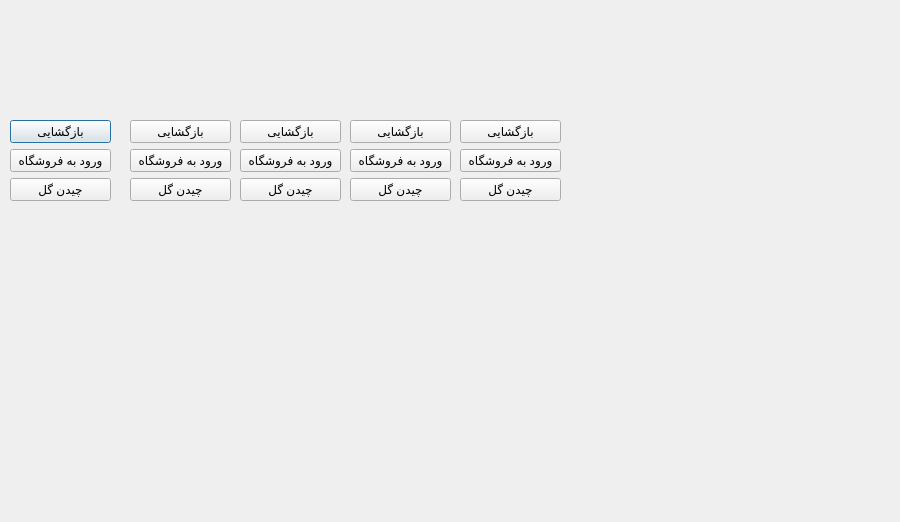
<?xml version="1.0" encoding="UTF-8"?>
<ui version="4.0">
 <class>second</class>
 <widget class="QDialog" name="second">
  <property name="geometry">
   <rect>
    <x>0</x>
    <y>0</y>
    <width>900</width>
    <height>522</height>
   </rect>
  </property>
  <property name="windowTitle">
   <string>Dialog</string>
  </property>
  <property name="styleSheet">
   <string notr="true">background-image: url(:/new/prefix1/background.png);</string>
  </property>
  <widget class="QWidget" name="layoutWidget">
   <property name="geometry">
    <rect>
     <x>10</x>
     <y>30</y>
     <width>101</width>
     <height>171</height>
    </rect>
   </property>
   <layout class="QVBoxLayout" name="verticalLayout">
    <item>
     <widget class="QLabel" name="labelName1">
      <property name="text">
       <string/>
      </property>
     </widget>
    </item>
    <item>
     <widget class="QPushButton" name="openButton1">
      <property name="text">
       <string>بازگشایی</string>
      </property>
     </widget>
    </item>
    <item>
     <widget class="QPushButton" name="selectButton1">
      <property name="text">
       <string>ورود به فروشگاه</string>
      </property>
     </widget>
    </item>
    <item>
     <widget class="QPushButton" name="saleButton1">
      <property name="text">
       <string>چیدن گل</string>
      </property>
     </widget>
    </item>
   </layout>
  </widget>
  <widget class="QWidget" name="layoutWidget">
   <property name="geometry">
    <rect>
     <x>130</x>
     <y>30</y>
     <width>101</width>
     <height>171</height>
    </rect>
   </property>
   <layout class="QVBoxLayout" name="verticalLayout_2">
    <item>
     <widget class="QLabel" name="labelName2">
      <property name="text">
       <string/>
      </property>
     </widget>
    </item>
    <item>
     <widget class="QPushButton" name="openButton2">
      <property name="text">
       <string>بازگشایی</string>
      </property>
     </widget>
    </item>
    <item>
     <widget class="QPushButton" name="selectButton2">
      <property name="text">
       <string>ورود به فروشگاه</string>
      </property>
     </widget>
    </item>
    <item>
     <widget class="QPushButton" name="saleButton2">
      <property name="text">
       <string>چیدن گل</string>
      </property>
     </widget>
    </item>
   </layout>
  </widget>
  <widget class="QWidget" name="layoutWidget">
   <property name="geometry">
    <rect>
     <x>240</x>
     <y>30</y>
     <width>101</width>
     <height>171</height>
    </rect>
   </property>
   <layout class="QVBoxLayout" name="verticalLayout_3">
    <item>
     <widget class="QLabel" name="labelName3">
      <property name="text">
       <string/>
      </property>
     </widget>
    </item>
    <item>
     <widget class="QPushButton" name="openButton3">
      <property name="text">
       <string>بازگشایی</string>
      </property>
     </widget>
    </item>
    <item>
     <widget class="QPushButton" name="selectButton3">
      <property name="text">
       <string>ورود به فروشگاه</string>
      </property>
     </widget>
    </item>
    <item>
     <widget class="QPushButton" name="saleButton3">
      <property name="text">
       <string>چیدن گل</string>
      </property>
     </widget>
    </item>
   </layout>
  </widget>
  <widget class="QWidget" name="layoutWidget">
   <property name="geometry">
    <rect>
     <x>350</x>
     <y>30</y>
     <width>101</width>
     <height>171</height>
    </rect>
   </property>
   <layout class="QVBoxLayout" name="verticalLayout_4">
    <item>
     <widget class="QLabel" name="labelName4">
      <property name="text">
       <string/>
      </property>
     </widget>
    </item>
    <item>
     <widget class="QPushButton" name="openButton4">
      <property name="text">
       <string>بازگشایی</string>
      </property>
     </widget>
    </item>
    <item>
     <widget class="QPushButton" name="selectButton4">
      <property name="text">
       <string>ورود به فروشگاه</string>
      </property>
     </widget>
    </item>
    <item>
     <widget class="QPushButton" name="saleButton4">
      <property name="text">
       <string>چیدن گل</string>
      </property>
     </widget>
    </item>
   </layout>
  </widget>
  <widget class="QWidget" name="layoutWidget">
   <property name="geometry">
    <rect>
     <x>460</x>
     <y>30</y>
     <width>101</width>
     <height>171</height>
    </rect>
   </property>
   <layout class="QVBoxLayout" name="verticalLayout_5">
    <item>
     <widget class="QLabel" name="labelName5">
      <property name="text">
       <string/>
      </property>
     </widget>
    </item>
    <item>
     <widget class="QPushButton" name="openButton5">
      <property name="text">
       <string>بازگشایی</string>
      </property>
     </widget>
    </item>
    <item>
     <widget class="QPushButton" name="selectButton5">
      <property name="text">
       <string>ورود به فروشگاه</string>
      </property>
     </widget>
    </item>
    <item>
     <widget class="QPushButton" name="saleButton5">
      <property name="text">
       <string>چیدن گل</string>
      </property>
     </widget>
    </item>
   </layout>
  </widget>
 </widget>
 <resources/>
 <connections/>
</ui>
